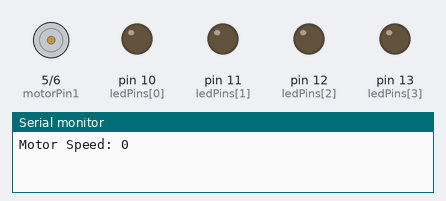
Recording of a sketch running on a simulated Arduino Uno, built with avr-gcc and run on an emulated ATmega328P. Shown: motor-driver pin pairs drawn as motors (green arrow = first pin HIGH = forward, orange = second pin HIGH = backward, longer = more drive, scaled by the enable pin), output pins drawn as LEDs (lit = HIGH), the last lines printed to the serial monitor.

Above: at 0.05 s.
At 1.25 s:
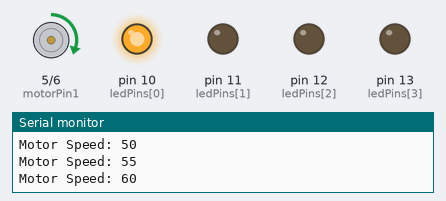
At 3.05 s:
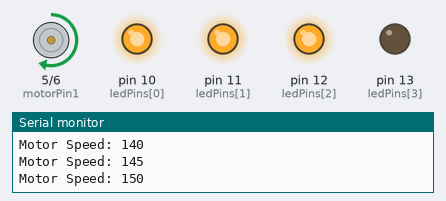
At 6.1 s:
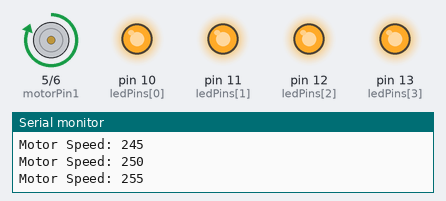
At 8.2 s:
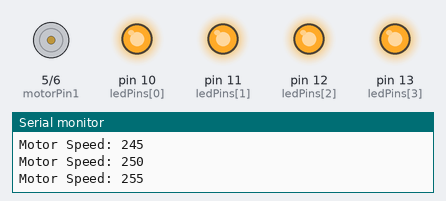
At 11.77 s:
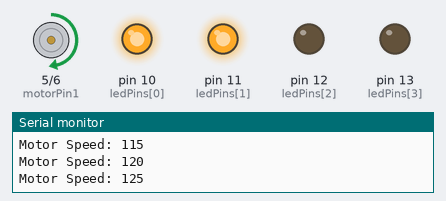
Timing chart, 0 to 12.1 s (numbered marks = the images above):
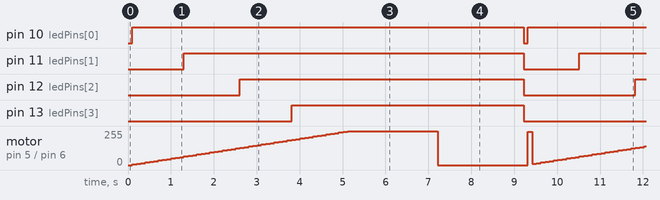

The sketch:

2024_08_22_GearMotorWithLEDIndicators.ino
```cpp
int motorPin1 = 5;  // Connected to black (Motor -)
int motorPin2 = 6;  // Connected to red (Motor +)
int enablePin = 9;  // PWM pin for speed control

int ledPins[] = {10, 11, 12, 13}; // Array of LED pins
int numLeds = 4;  // Number of LEDs

void setup() {
  // Set motor control pins as outputs
  pinMode(motorPin1, OUTPUT);
  pinMode(motorPin2, OUTPUT);
  pinMode(enablePin, OUTPUT);

  for (int i = 0; i < numLeds; i++) {
    pinMode(ledPins[i], OUTPUT);
  }

  Serial.begin(9600);
}

void loop() {
  // Gradually increase motor speed from 0 to 255 (max PWM value)
  for (int speed = 0; speed <= 255; speed += 5) {
    // Set motor direction to forward
    digitalWrite(motorPin1, HIGH);
    digitalWrite(motorPin2, LOW);

    // Adjust motor speed with PWM
    analogWrite(enablePin, speed);

    // Update LEDs based on motor speed
    updateLeds(speed);

    // Print current speed to Serial Monitor
    Serial.print("Motor Speed: ");
    Serial.println(speed);

    // Delay to control the rate of speed increase
    delay(100);
  }

  // Keep the motor running at full speed for 2 seconds
  delay(2000);

  // Stop the motor
  stopMotor();

  // Keep motor off for 2 seconds before starting again
  delay(2000);
}

// Function to update LEDs based on motor speed
void updateLeds(int speed) {
  int threshold = 255 / numLeds; // Determine speed threshold for each LED

  for (int i = 0; i < numLeds; i++) {
    if (speed > (i * threshold)) {
      digitalWrite(ledPins[i], HIGH); // Light up the LED
    } else {
      digitalWrite(ledPins[i], LOW);  // Turn off the LED
    }
  }
}

// Function to stop motor
void stopMotor() {
  digitalWrite(motorPin1, LOW);
  digitalWrite(motorPin2, LOW);
  analogWrite(enablePin, 0);
}
```

Measured:
- by itself, pin 10 (ledPins[0]): alternates HIGH for 9.1 s and LOW for 0.10 s
- by itself, pin 11 (ledPins[1]): alternates HIGH for 7.9 s and LOW for 1.3 s
- by itself, pin 12 (ledPins[2]): alternates HIGH for 6.6 s and LOW for 2.6 s
- by itself, pin 13 (ledPins[3]): alternates HIGH for 5.4 s and LOW for 3.8 s
- by itself, motor on pin 5 (motorPin1) / pin 6 (motorPin2): moves between stopped and forward 255/255, repeating every 9.2 s
